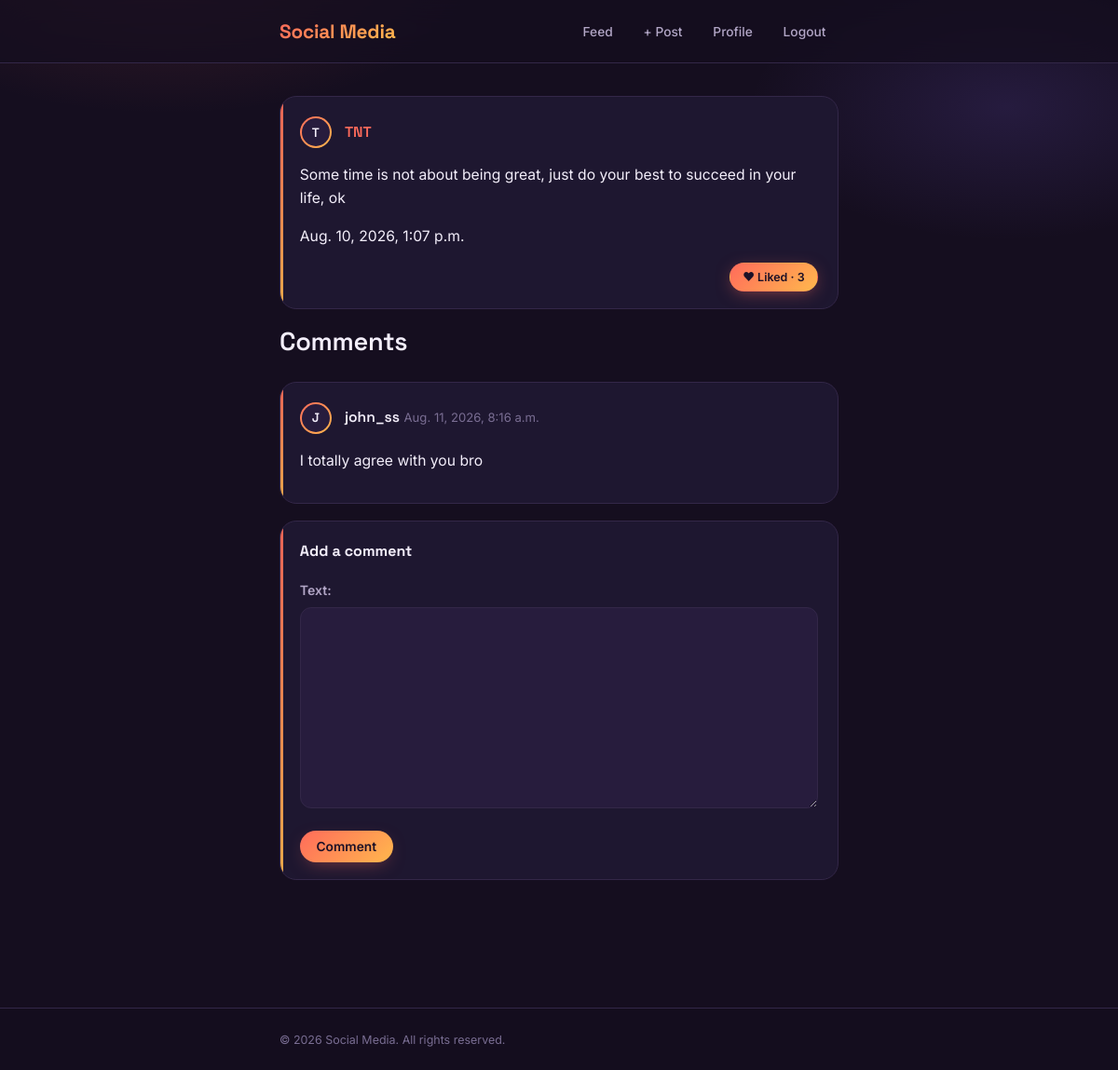
/post/3/ (signed in), run on an earlier commit of the app's database.
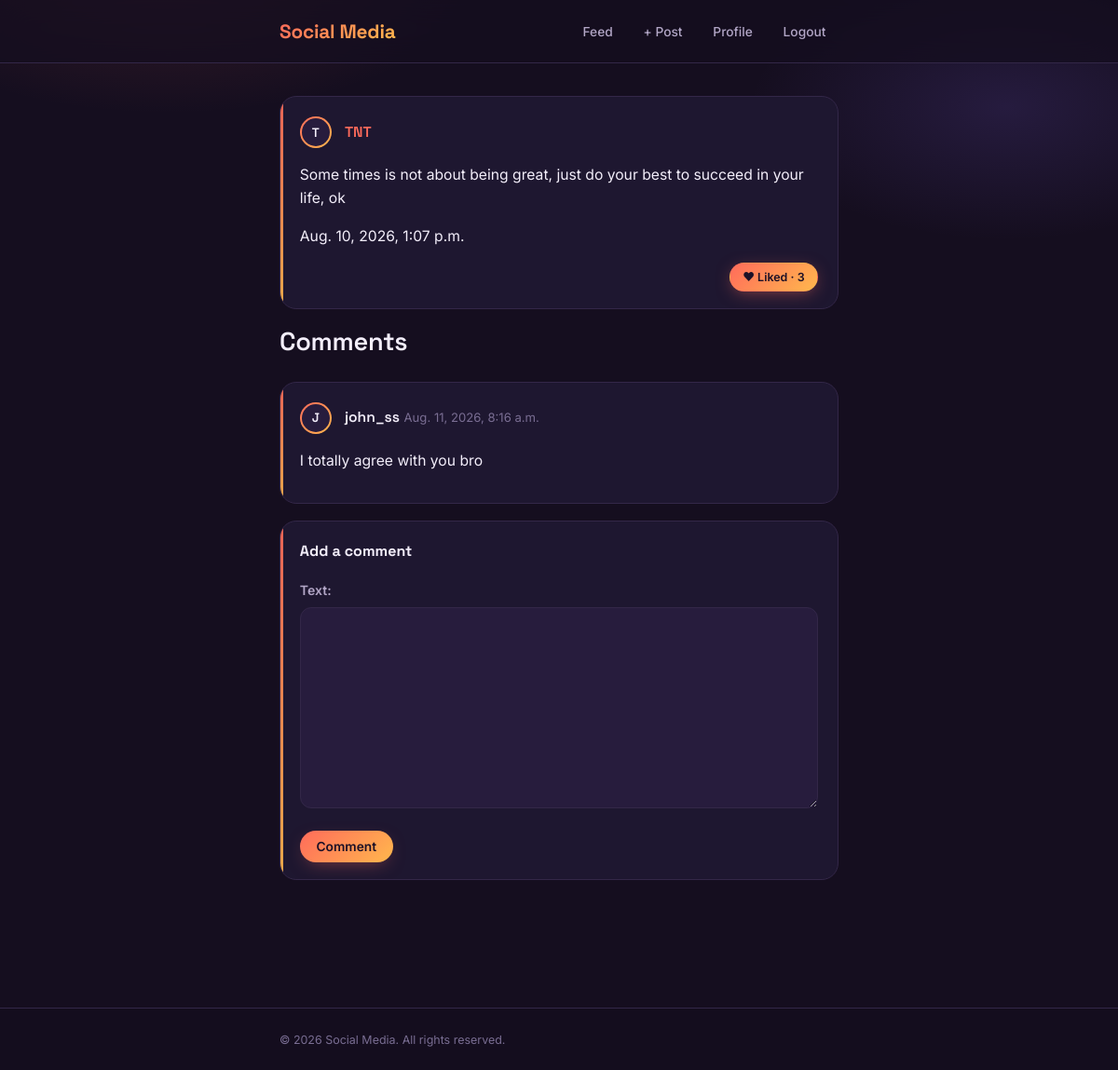
And on a later commit of the database.
### mainapp/models.py (models this page shows, shortened)
class Post(models.Model):
    user = models.ForeignKey(User,on_delete=models.CASCADE,related_name='posts')
    text = models.TextField(blank = True)
    image = models.ImageField(upload_to ='post_image/', blank = True, null = True)
    created_at = models.DateTimeField(auto_now_add = True)
    class Meta:
        ordering = ['-created_at']

### mainapp/views.py (the view)
# urls.py: path('post/<int:post_id>/', views.post_detail, name='post_detail'),
@login_required
def post_detail(request,post_id):
    post = get_object_or_404(Post,id = post_id)
    if request.method == 'POST':
        form = CommentForm(request.POST)
        if form.is_valid():
            comment = form.save(commit=False)
            comment.post = post
            comment.user = request.user
            comment.save()
            return redirect('post_detail', post_id=post.id)
    else:
        form = CommentForm()
    user_has_liked = post.likes.filter(user=request.user).exists()
    return render(request, 'mainapp/post_detail.html',
                  {'post': post, 'form': form, 'user_has_liked': user_has_liked})

### mainapp/forms.py
class CommentForm(forms.ModelForm):
    class Meta:
        model = Comment
        fields = ['text']

### mainapp/templates/mainapp/post_detail.html (shortened to what this page needs)
{% extends 'mainapp/base.html' %}
{% block content %}
<div class="card">
    <span class="avatar"><span>{{ post.user.username|first|upper }}</span></span>
    <a href="{% url 'profile' post.user.username %}">
        <strong>{{ post.user.username }}</strong>
    </a>
    <p>{{ post.text }}</p>
    <p class="small-text">{{ post.created_at }}</p>
    <a class="button {% if user_has_liked %}liked{% else %}secondary{% endif %}" href="{% url 'toggle_like' post.id %}">
        {% if user_has_liked %}♥ Liked{% else %}♡ Like{% endif %} · {{ post.likes.count }}
    </a>
</div>
<h2>Comments</h2>
{% for comment in post.comments.all %}
<div class="card">
    <span class="avatar"><span>{{ comment.user.username|first|upper }}</span></span>
    <strong>{{ comment.user.username }}</strong>
    <span class="small-text">{{ comment.created_at }}</span>
    <p>{{ comment.text }}</p>
</div>
{% empty %}
<div class="card">
    <p class="small-text">No comments yet. Start the conversation.</p>
</div>
{% endfor %}
<div class="card">
    <h4>Add a comment</h4>
    <form method="POST">
        {{ form.as_p }}
        <button type="submit">Comment</button>
    </form>
</div>
{% endblock %}

What changed in the data, as far as the page shows it:
changed Post "TNT": text "Some time is not about being great, just do your best to succeed in your life, ok" → "Some times is not about being great, just do your best to succeed in your life, ok"
